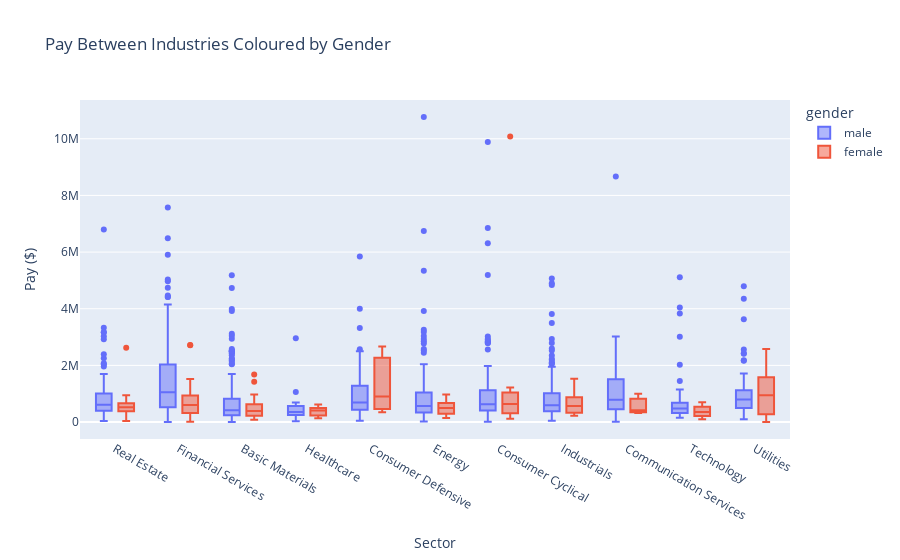

Here is the notebook cell this chart was saved with:
### Code cell
#INTERACTIVE BOXPLOT of pay between Executives
fig = px.box( final_df[(final_df['gender'] == 'male') | (final_df['gender'] == 'female') ],
             x="sector", y="pay", color = 'gender', points = 'outliers', height = 700, 
             title = 'Pay Between Industries Coloured by Gender')
fig.update_layout(yaxis_title= 'Pay ($)',
                xaxis_title= 'Sector')
fig.show()

### Figure 1 — Plotly figure (JSON) as saved in the notebook; plotly's stock layout.template omitted (floating-point values rounded to 4 significant figures; data arrays with more than 128 entries replaced by an {"elided": "..."} marker saying what was removed)
{"data": [{"alignmentgroup": "True", "boxpoints": "outliers", "hovertemplate": "gender=male<br>sector=%{x}<br>pay=%{y}<extra></extra>", "legendgroup": "male", "marker": {"color": "#636efa"}, "name": "male", "notched": false, "offsetgroup": "male", "orientation": "v", "showlegend": true, "type": "box", "x": {"elided": "3022 str values"}, "x0": " ", "xaxis": "x", "y": {"elided": "3022 int values"}, "y0": " ", "yaxis": "y"}, {"alignmentgroup": "True", "boxpoints": "outliers", "hovertemplate": "gender=female<br>sector=%{x}<br>pay=%{y}<extra></extra>", "legendgroup": "female", "marker": {"color": "#EF553B"}, "name": "female", "notched": false, "offsetgroup": "female", "orientation": "v", "showlegend": true, "type": "box", "x": {"elided": "729 str values"}, "x0": " ", "xaxis": "x", "y": {"elided": "729 int values"}, "y0": " ", "yaxis": "y"}], "layout": {"autosize": true, "boxmode": "group", "legend": {"title": {"text": "gender"}, "tracegroupgap": 0}, "title": {"text": "Pay Between Industries Coloured by Gender"}, "xaxis": {"anchor": "y", "autorange": true, "domain": [0, 1], "range": [-0.533, 10.53], "title": {"text": "Sector"}, "type": "category"}, "yaxis": {"anchor": "x", "autorange": true, "domain": [0, 1], "range": [-598300.0, 11370000.0], "title": {"text": "Pay ($)"}, "type": "linear"}}}
